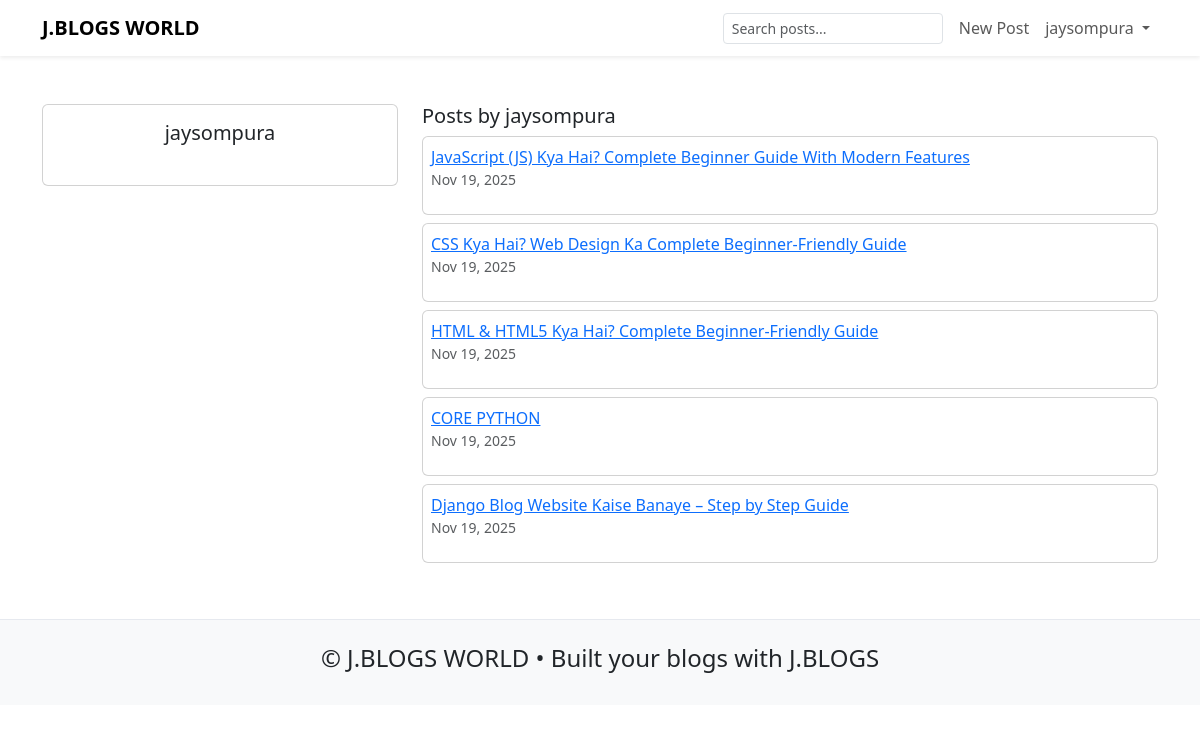
Page /profile/jaysompura/ (signed in) on the committed database.
### blog/models.py (models this page shows, shortened)
class Post(models.Model):
    STATUS_CHOICES = (('draft','Draft'),('published','Published'))
    author = models.ForeignKey(User, on_delete=models.CASCADE, related_name='posts')
    title = models.CharField(max_length=250)
    slug = models.SlugField(max_length=260, unique=True, blank=True)
    content = models.TextField()
    cover = models.ImageField(upload_to='covers/', null=True, blank=True)
    categories = models.ManyToManyField(Category, related_name='posts', blank=True)
    tags = models.ManyToManyField(Tag, related_name='posts', blank=True)
    status = models.CharField(max_length=10, choices=STATUS_CHOICES, default='published')
    created_at = models.DateTimeField(auto_now_add=True)
    updated_at = models.DateTimeField(auto_now=True)
    class Meta:
        ordering = ['-created_at']

### blog/views.py (the view)
# urls.py: path('profile/<str:username>/', views.profile_view, name='profile_view'),
def profile_view(request, username):
    user = get_object_or_404(User, username=username)
    posts = user.posts.filter(status='published')
    following = False
    if request.user.is_authenticated:
        following = Follow.objects.filter(follower=request.user, following=user).exists()
    return render(request, 'blog/profile.html', {'profile_user': user, 'posts': posts, 'following': following})

### blog/templates/blog/profile.html (shortened to what this page needs)
{% extends "base.html" %}
{% block content %}
<div class="container py-4"><div class="row"><div class="col-md-4"><div class="card p-3 text-center"><h5>{{ profile_user.username }}</h5></div></div><div class='col-md-8'><h5>Posts by {{ profile_user.username }}</h5>{% for post in posts %}<div class='card mb-2 p-2'><a href='{% url "post_detail" post.pk post.slug %}'>{{ post.title }}</a><p class='small text-muted'>{{ post.created_at|date:"M d, Y" }}</p></div>{% empty %}<p>No posts yet.</p>{% endfor %}</div></div></div>
{% endblock %}

### templates/base.html (shortened to what this page needs)
{% load static %}
<!doctype html>
<html lang="en">
<head>
  <link rel="stylesheet" href="{% static 'blog/css/style.css' %}">
  <link href="https://cdn.jsdelivr.net/npm/bootstrap@5.3.2/dist/css/bootstrap.min.css" rel="stylesheet">
</head>
<body>
  <header class="site-header navbar navbar-expand-lg navbar-light bg-white shadow-sm">
    <div class="container">
      <a class="navbar-brand fw-bold" href="{% url 'post_list' %}">
        J.BLOGS WORLD
      </a>
      <div class="collapse navbar-collapse" id="navMenu">
        <ul class="navbar-nav ms-auto align-items-center">
          <li class="nav-item me-2">
            <form class="d-flex" method="get" action="{% url 'search' %}">
              <input class="form-control form-control-sm" name="q" placeholder="Search posts...">
            </form>
          </li>
          {% if user.is_authenticated %}
          <li class="nav-item">
            <a class="nav-link" href="{% url 'post_create' %}">New Post</a>
          </li>
          <li class="nav-item dropdown">
            <a class="nav-link dropdown-toggle" href="#" id="userMenu" data-bs-toggle="dropdown">
              {{ user.username }}
            </a>
          </li>
          {% else %}
          <li class="nav-item"><a class="nav-link" href="{% url 'login' %}">Login</a></li>
          <li class="nav-item"><a class="nav-link" href="{% url 'register' %}">Register</a></li>
          {% endif %}
        </ul>
      </div>
    </div>
  </header>
  <main class="py-4">
    {% block content %}{% endblock %}
  </main>
  <footer class="text-center py-4 bg-light">
    <div class="container">
      <h4>© J.BLOGS WORLD • Built your blogs with J.BLOGS</h4>
    </div>
  </footer>
</body>
</html>

### static/blog/css/style.css (style rules this page uses)
body { font-family: 'Inter', system-ui, -apple-system, 'Segoe UI', Roboto, 'Helvetica Neue', Arial; background:#f6f8fb; color:#1f2937; }
.site-header .navbar-brand { font-weight:700; font-size:1.25rem; }
.card { border: none; border-radius: 10px; }
footer { border-top: 1px solid #e6e9ef; }

### rows in the picture
Post: title "JavaScript (JS) Kya Hai? Complete Beginner Guide With Modern Features", created_at "Nov 19, 2025"
Post: title "CSS Kya Hai? Web Design Ka Complete Beginner-Friendly Guide", created_at "Nov 19, 2025"
Post: title "HTML & HTML5 Kya Hai? Complete Beginner-Friendly Guide", created_at "Nov 19, 2025"
Post: title "CORE PYTHON", created_at "Nov 19, 2025"
Post: title "Django Blog Website Kaise Banaye – Step by Step Guide", created_at "Nov 19, 2025"

### other values in the picture
{{ user.username }} "jaysompura"
{{ profile_user.username }} "jaysompura"
